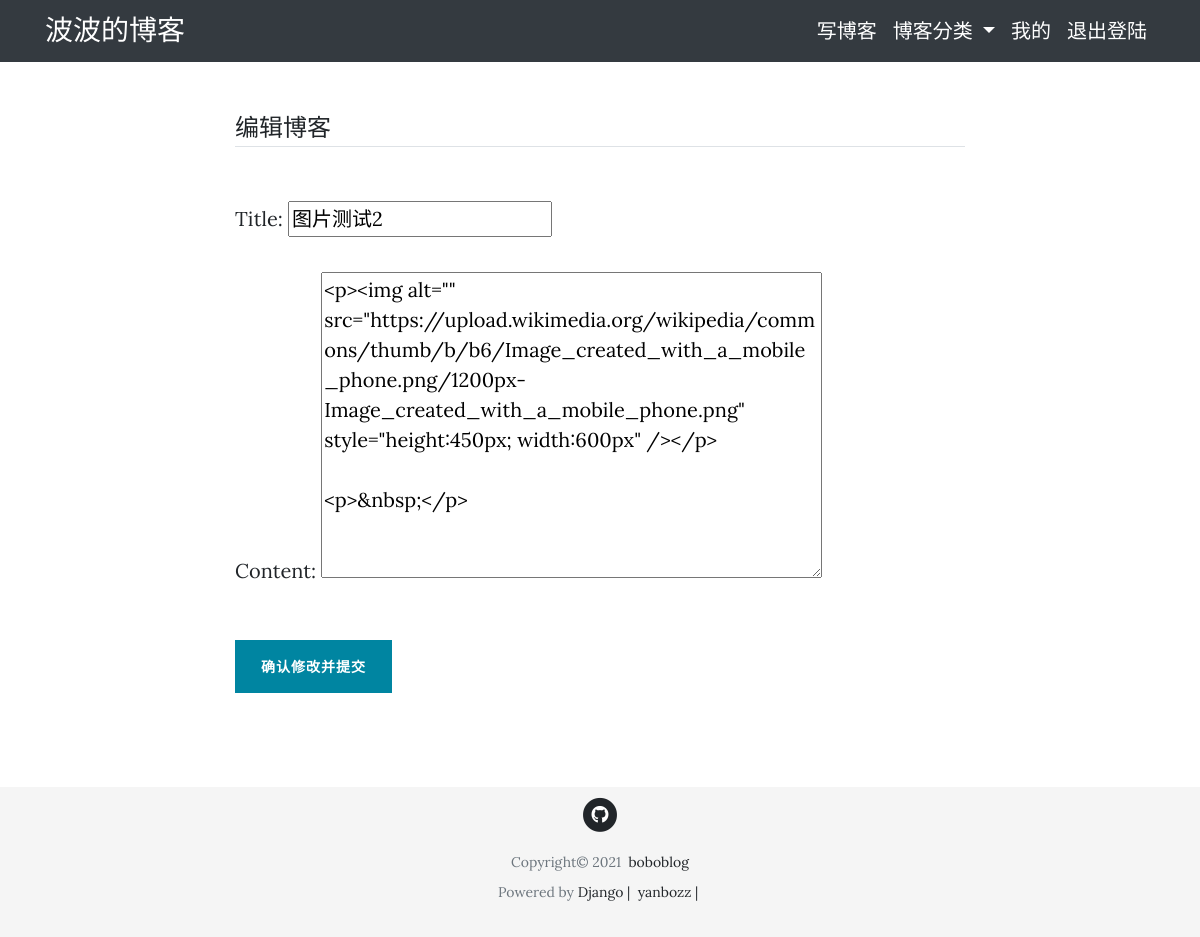
The app's page /post/33/update/ (signed in) with its own data.
### blog/models.py (models this page shows, shortened)
class Post(models.Model, ViewCountExtension):
    title = models.CharField(max_length=50)
    pub_date = models.DateTimeField(default=timezone.now)
    content = RichTextField()
    author = models.ForeignKey(User, on_delete=models.CASCADE)
    view_count = GenericRelation(
        ViewCount,
        related_query_name='post',
        content_type_field='content_type',
        object_id_field='object_id'
    )
    view_detail = GenericRelation(
        ViewDetail,
        related_query_name='post',
        content_type_field='content_type',
        object_id_field='object_id',
    )

### blog/views.py (the view, shortened to what this page needs)
class PostUpdateView(LoginRequiredMixin, UserPassesTestMixin, UpdateView):
    model = Post
    fields = ['title', 'content']
    def test_func(self):
        post = self.get_object()
        if post.author == self.request.user:
            return True
        return False

### blog/templates/blog/post_update_form.html (shortened to what this page needs)
{% extends "blog/base.html" %}
{% load crispy_forms_tags %}
{% block content %}
<div class="col-lg-8 col-md-10 mx-auto">
  <form method="POST">
    <fieldset class="form-group">
      <legend class="border-bottom mb-4">编辑博客</legend>
      {{ form.as_p }}
    </fieldset>
    <div class="form-group">
      <button class="btn btn-primary" type="submit">确认修改并提交</button>
    </div>
  </form>
  <br>
</div>
{% endblock content %}

### blog/static/blog/css/clean-blog.css (style rules this page uses)
body { font-size: 20px; color: #212529; font-family: 'Lora', 'Times New Roman', serif; }
p { line-height: 1.5; margin: 30px 0; }
.btn { font-size: 14px; font-weight: 800; padding: 15px 25px; letter-spacing: 1px; text-transform: uppercase; border-radius: 0; font-family: 'Open Sans', 'Helvetica Neue', Helvetica, Arial, sans-serif; }
.btn-primary { background-color: #0085A1; border-color: #0085A1; }

### blog/templates/blog/footer.html (style rules this page uses)
html { position: relative; min-height: 100%; }
body { font-size: 20px; color: #212529; font-family: 'Lora', 'Times New Roman', serif; align-items: center; margin-bottom: 150px; }

### records on screen
Post: title "图片测试2", content "<p><img alt=\"\" src=\"https://upload.wikimedia.org/wikipedia/commons/thumb/b/b6/Image_created_with_a_mobile_phone.png/1200px-Image_created_with_a_mobile_phone.png\" style=\"height:450px; width:600px\" /></p> <p>&nbsp;</p>"
